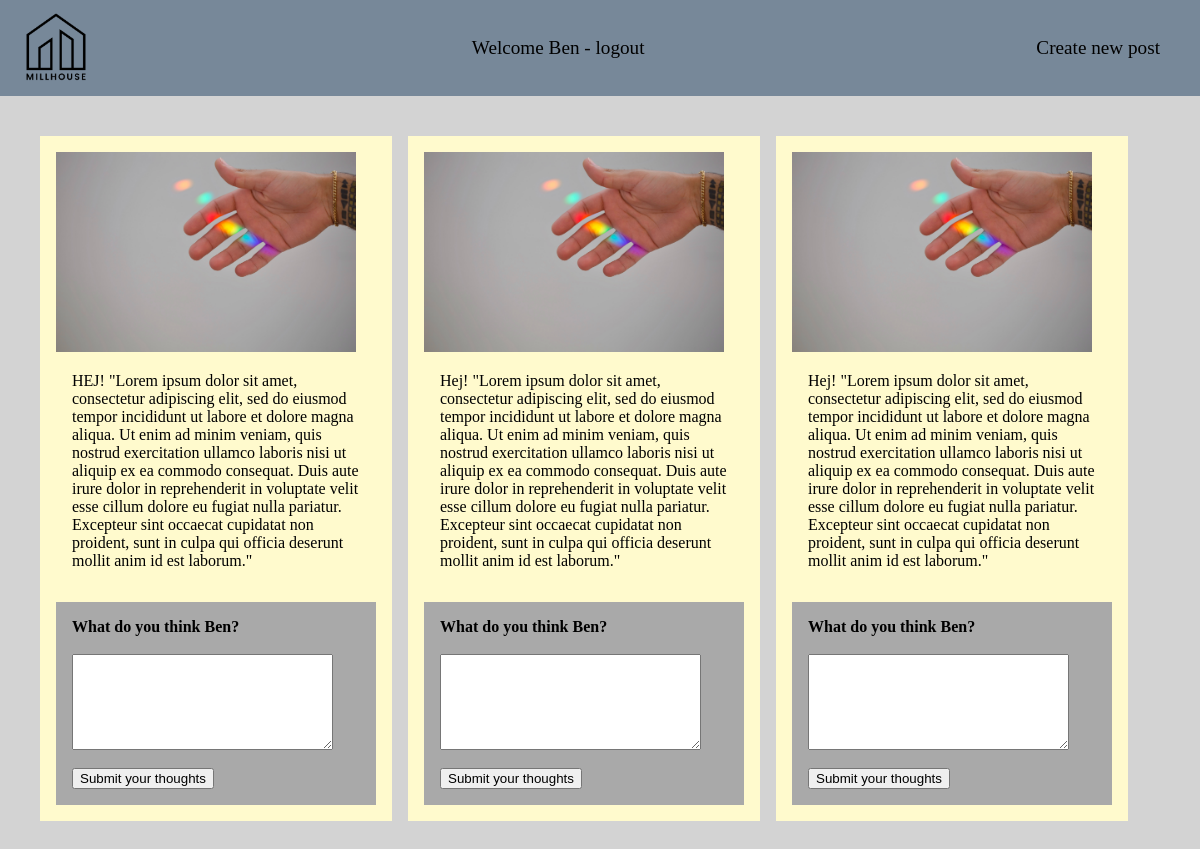
The app's page /main.php (signed in) with its own data.
### tables this page shows
CREATE TABLE `posts` (
  `id` int(11) NOT NULL,
  `title` text DEFAULT NULL,
  `description` text DEFAULT NULL,
  `image` text DEFAULT NULL,
  `category` text DEFAULT NULL,
  `date` date DEFAULT current_timestamp(),
  `username` varchar(20) DEFAULT NULL
);

### main.php (the view, shortened to what this page needs)
<?php
include("views/db.php");
?>
<!DOCTYPE html>
<html lang="en">
<head>
    <link rel="stylesheet" href="css/style.css">
</head>
<body>
    <nav id="blog-nav">
        <img id="blog-nav-logo" src="uploads/Millhouse_logo.png" alt="Millhouse Logo">
        <?php
        if(isset($_SESSION['sess_user_id']) && $_SESSION['sess_user_id']  != "")
        {
            echo '<p id="blog-welcome-p">Welcome '.$_SESSION['sess_name'] . ' ' . '<a href="views/logout.php">- logout</a> </p>';
                if(isset($_SESSION['sess_role']) && $_SESSION['sess_role'] == "admin") {
                    echo '<p id="blog-welcome-p"> <a href="views/loggedin.php"> Create new post </a></p>';
                }
        ?>
    </nav>
    <div id="main-page-container">
        <div id="main-blog-posts-container">
            <?php
                    } else {
                        echo '<p id="blog-welcome-p"> You\'re not logged in. Please log in/register ' . ' ' . '<a href="views/register.php">- here</a> </p>';
                        die();
                    }
                $stm = $pdo->query("SELECT * FROM posts");
                while($row = $stm->fetch()) {
                    echo '<div id="main-blog-posts"> <img src="bloggsystem/' . $row['image'] . '" height=200 /><br />';
                    echo '<p id="main-blog-posts-p">' . $row['description'] . '</p>';
                    ?>
                        <form method="POST" action="partials/handleComments.php?id=<?=$row['id']?>" id="main-comments-form">
                            <b>What do you think <?=$_SESSION['sess_name']?>? </b><br>
                            <textarea name="comment" rows="6" cols="30"></textarea> <br>
                            <input type="submit" value="Submit your thoughts">
                        </form>
                               <?php
                    echo '</div>';
                }
            ?>
        </div>
    </div>
</body>
</html>

### css/style.css (style rules this page uses)
body { margin: 0; padding: 0; box-sizing: border-box; font-family: futura; background-color: lightgrey; }
#blog-nav { background-color: lightslategray; height: 6rem; width: auto; display: flex; justify-content: space-between; align-items: center; padding-left: 1rem; padding-right: 1.5rem; }
#blog-nav-logo { width: 5rem; height: 5rem; }
#blog-welcome-p { padding: 1rem; font-size: 1.2rem; }
#blog-welcome-p >a { text-decoration: none; color: black; }
#main-page-container { display: flex; }
#main-blog-posts-container { display: flex; flex-direction: row; flex-wrap: wrap; justify-content: center; padding: 2rem; }
#main-blog-posts { background-color: lemonchiffon; margin: 0.5rem; padding: 1rem; }
#main-blog-posts-p { text-align: left; width: 18rem; padding-bottom: 1rem; padding-left: 1rem; padding-right: 1rem; }
#main-comments-form { background-color: darkgrey; display: flex; flex-direction: column; align-items: flex-start; width: 18rem; padding: 1rem; }

### records on screen
posts: image (picture), description "HEJ! \"Lorem ipsum dolor sit amet, consectetur adipiscing elit, sed do eiusmod tempor incididunt ut labore et dolore magna aliqua. Ut enim ad minim veniam, quis nostrud exercitation ullamco laboris nisi ut aliquip ex ea commodo consequat. Duis aute irure dolor in reprehenderit in voluptate velit esse cillum dolore eu fugiat nulla pariatur. Excepteur sint occaecat cupidatat non proident, sunt in culpa qui officia deserunt mollit anim id est laborum.\""
posts: image (picture), description "Hej! \"Lorem ipsum dolor sit amet, consectetur adipiscing elit, sed do eiusmod tempor incididunt ut labore et dolore magna aliqua. Ut enim ad minim veniam, quis nostrud exercitation ullamco laboris nisi ut aliquip ex ea commodo consequat. Duis aute irure dolor in reprehenderit in voluptate velit esse cillum dolore eu fugiat nulla pariatur. Excepteur sint occaecat cupidatat non proident, sunt in culpa qui officia deserunt mollit anim id est laborum.\""
posts: image (picture), description "Hej! \"Lorem ipsum dolor sit amet, consectetur adipiscing elit, sed do eiusmod tempor incididunt ut labore et dolore magna aliqua. Ut enim ad minim veniam, quis nostrud exercitation ullamco laboris nisi ut aliquip ex ea commodo consequat. Duis aute irure dolor in reprehenderit in voluptate velit esse cillum dolore eu fugiat nulla pariatur. Excepteur sint occaecat cupidatat non proident, sunt in culpa qui officia deserunt mollit anim id est laborum.\""

### other values on screen
$_SESSION['sess_name'] "Ben"
